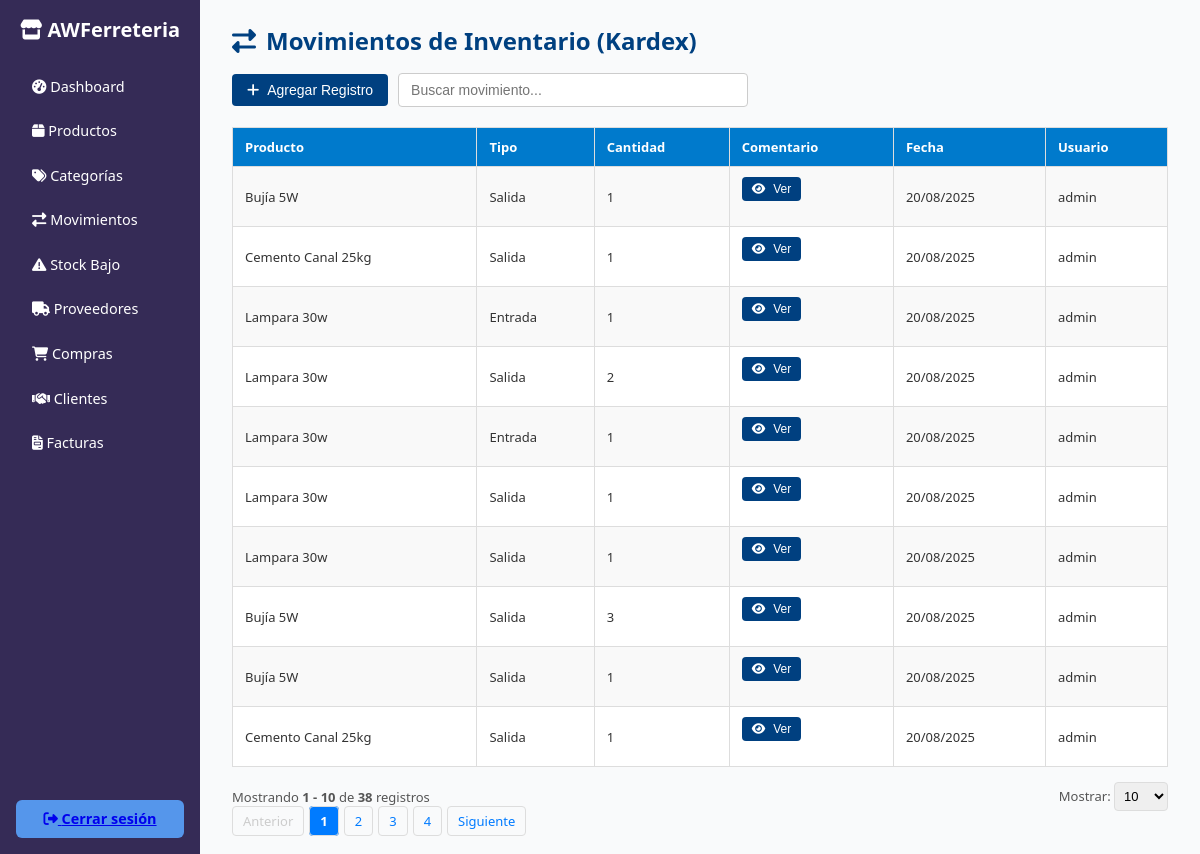
The app's page /inventario/movimientos.php (signed in) with its own data.
### tables this page shows
CREATE TABLE `movimientos` (
  `idmovimiento` int(11) NOT NULL,
  `idproducto` int(11) NOT NULL,
  `tipo` enum('entrada','salida') NOT NULL,
  `cantidad` int(11) NOT NULL,
  `comentario` varchar(255) DEFAULT NULL,
  `fecha` datetime DEFAULT current_timestamp(),
  `idusuario` int(11) DEFAULT NULL,
  `Activo` bit(1) NOT NULL DEFAULT b'1'
);

CREATE TABLE `productos` (
  `idproducto` int(11) NOT NULL,
  `nombre` varchar(150) NOT NULL,
  `idcategoria` int(11) NOT NULL,
  `descripcion` text DEFAULT NULL,
  `stock` int(11) DEFAULT 0,
  `stock_minimo` int(11) DEFAULT 5,
  `precio` decimal(10,2) NOT NULL,
  `activo` bit(1) DEFAULT b'1',
  `usuarioregistra` int(11) DEFAULT NULL,
  `fecharegistro` datetime DEFAULT current_timestamp(),
  `usuarioactualiza` int(11) DEFAULT NULL,
  `fechaactualizacion` datetime DEFAULT NULL
);

CREATE TABLE `usuarios` (
  `idusuario` int(11) NOT NULL,
  `nombrecompleto` varchar(100) NOT NULL,
  `usuario` varchar(50) NOT NULL,
  `contrasena` varchar(255) NOT NULL,
  `correo` varchar(100) DEFAULT NULL,
  `telefono` varchar(20) DEFAULT NULL,
  `idrol` int(11) NOT NULL,
  `activo` bit(1) NOT NULL DEFAULT b'1',
  `usuarioregistra` int(11) NOT NULL,
  `fecharegistro` datetime NOT NULL DEFAULT current_timestamp(),
  `usuarioactualiza` int(11) DEFAULT NULL,
  `fechaactualizacion` datetime DEFAULT NULL ON UPDATE current_timestamp()
);

### inventario/movimientos.php (the view, shortened to what this page needs)
<?php
$conn = getConnection();
$movimientos = [];
$totalRegistros = 0;
$pagina = isset($_GET['pagina']) ? (int)$_GET['pagina'] : 1;
$porPagina = isset($_GET['por_pagina']) ? (int)$_GET['por_pagina'] : 10;
$offset = ($pagina - 1) * $porPagina;
try {
    $sqlCount = "SELECT COUNT(*) as total FROM movimientos m
                 INNER JOIN productos p ON m.idproducto = p.idproducto
                 INNER JOIN usuarios u ON m.idusuario = u.idusuario";
    $stmtCount = $conn->query($sqlCount);
    $totalRegistros = $stmtCount->fetch_assoc()['total'];
    $totalPaginas = ceil($totalRegistros / $porPagina);
} catch (Exception $e) {
    $totalRegistros = 0;
    $totalPaginas = 1;
}
try {
    $sql = "SELECT m.idmovimiento, p.nombre AS producto, m.tipo, m.cantidad, m.comentario, m.fecha, u.usuario
            FROM movimientos m
            INNER JOIN productos p ON m.idproducto = p.idproducto
            INNER JOIN usuarios u ON m.idusuario = u.idusuario
            ORDER BY m.fecha DESC
            LIMIT ? OFFSET ?";
    $stmt = $conn->prepare($sql);
    $stmt->bind_param("ii", $porPagina, $offset);
    $stmt->execute();
    $result = $stmt->get_result();
    $movimientos = $result->fetch_all(MYSQLI_ASSOC);
} catch (Exception $e) {
    echo "Error al cargar movimientos: " . $e->getMessage();
}
?>
<!DOCTYPE html>
<html lang="es">
<head>
    <link rel="stylesheet" href="https://cdnjs.cloudflare.com/ajax/libs/font-awesome/6.4.0/css/all.min.css">
</head>
<body>
    <div class="container">
        <?php include('../includes/sidebar_inventario.php'); ?>
        <main class="main-content">
            <h3><i class="fas fa-exchange-alt"></i> Movimientos de Inventario (Kardex)</h3>
            <div style="display: flex; gap: 10px; align-items: center; margin: 10px 0 20px 0; flex-wrap: wrap;">
                <button class="btn" id="openModal" style="margin-bottom:0;"><i class="fas fa-plus"></i> Agregar Registro</button>
                <input type="text" id="busquedaMovimiento" class="form-control" placeholder="Buscar movimiento..." style="max-width:350px;width:100%;padding:8px 12px;border:1px solid #ccc;border-radius:4px;font-size:14px;">
            </div>
            <table id="tablaMovimientos">
                <thead>
                    <tr>
                        <th>Producto</th>
                        <th>Tipo</th>
                        <th>Cantidad</th>
                        <th>Comentario</th>
                        <th>Fecha</th>
                        <th>Usuario</th>
                    </tr>
                </thead>
                <tbody id="tbodyMovimientos">
                <?php if (!empty($movimientos)) : ?>
                    <?php foreach ($movimientos as $mov) : ?>
                    <tr>
                        <td><?= htmlspecialchars($mov['producto']) ?></td>
                        <td><?= ucfirst($mov['tipo']) ?></td>
                        <td><?= $mov['cantidad'] ?></td>
                        <td>
                            <button type="button" class="btn" style="padding: 5px 10px; font-size: 12px;"
                                    onclick="verComentario('<?= addslashes(htmlspecialchars($mov['comentario'])) ?>')">
                                <i class="fas fa-eye"></i> Ver
                            </button>
                        </td>
                        <td><?= date('d/m/Y', strtotime($mov['fecha'])) ?></td>
                        <td><?= $mov['usuario'] ?></td>
                    </tr>
                    <?php endforeach; ?>
                <?php else : ?>
                    <tr><td colspan="7">No hay movimientos registrados.</td></tr>
                <?php endif; ?>
                </tbody>
            </table>
            <?php if ($totalRegistros > 0): ?>
            <div class="pagination-container">
                <div>
                    Mostrando <strong><?= min($offset + 1, $totalRegistros) ?> - <?= min($offset + $porPagina, $totalRegistros) ?></strong>
                    de <strong><?= $totalRegistros ?></strong> registros
                </div>
                <div>
                    <label for="por_pagina">Mostrar: </label>
                    <select id="por_pagina" class="per-page-select" onchange="cambiarPorPagina(this.value)">
                        <option value="10" <?= $porPagina == 10 ? 'selected' : '' ?>>10</option>
                    </select>
                </div>
            </div>
            <ul class="pagination">
                <li><a href="?pagina=<?= max(1, $pagina - 1) ?>&por_pagina=<?= $porPagina ?>" class="<?= $pagina <= 1 ? 'disabled' : '' ?>">Anterior</a></li>
                <?php for ($i = 1; $i <= $totalPaginas; $i++): ?>
                    <li><a href="?pagina=<?= $i ?>&por_pagina=<?= $porPagina ?>" class="<?= $i == $pagina ? 'current' : '' ?>"><?= $i ?></a></li>
                <?php endfor; ?>
                <li><a href="?pagina=<?= min($totalPaginas, $pagina + 1) ?>&por_pagina=<?= $porPagina ?>" class="<?= $pagina >= $totalPaginas ? 'disabled' : '' ?>">Siguiente</a></li>
            </ul>
            <?php endif; ?>
        </main>
    </div>
</body>
</html>

### inventario/movimientos.php (style rules this page uses)
* { box-sizing: border-box; margin: 0; padding: 0; }
body, html { height: 100%; font-family: 'Segoe UI', Tahoma, Geneva, Verdana, sans-serif; background-color: #f4f6f85c; color: #333; }
.container { display: flex; height: 100vh; }
.main-content { flex: 1; padding: 1rem 1.5rem; margin: 0.5rem; overflow-y: auto; font-size: 14px; }
.main-content h3 { color: #004080; margin-bottom: 1rem; font-size: 1.5rem; display: flex; align-items: center; }
.main-content h3 i { margin-right: 10px; }
.btn { display: inline-flex; align-items: center; justify-content: center; background-color: #004080; color: white; padding: 8px 15px; text-decoration: none; border-radius: 4px; font-size: 14px; margin-bottom: 15px; border: none; cursor: pointer; transition: background-color 0.3s; }
.btn i { margin-right: 8px; }
table { width: 100%; border-collapse: collapse; background-color: #fff; font-size: 13px; }
th, td { padding: 10px 12px; border: 1px solid #ddd; text-align: left; }
th { background-color: #007acc; color: white; font-weight: 600; }
tr:nth-child(even) { background-color: #f9f9f9; }
.pagination-container { display: flex; justify-content: space-between; align-items: center; margin-top: 15px; font-size: 13px; color: #555; }
.pagination { display: flex; list-style: none; margin: 0; padding: 0; gap: 5px; }
.pagination a, .pagination span { padding: 5px 10px; border: 1px solid #ddd; border-radius: 4px; text-decoration: none; color: #007bff; font-size: 13px; }
.pagination .current { background-color: #007bff; color: white; font-weight: bold; }
.pagination .disabled { color: #ccc; cursor: not-allowed; }
.per-page-select { padding: 5px; border: 1px solid #ddd; border-radius: 4px; font-size: 13px; }

### records on screen
movimientos: idproducto.nombre "Bujía 5W", tipo "Salida", cantidad "1", fecha "20/08/2025", idusuario.usuario "admin"
movimientos: idproducto.nombre "Cemento Canal 25kg", tipo "Salida", cantidad "1", fecha "20/08/2025", idusuario.usuario "admin"
movimientos: idproducto.nombre "Lampara 30w", tipo "Entrada", cantidad "1", fecha "20/08/2025", idusuario.usuario "admin"
movimientos: idproducto.nombre "Lampara 30w", tipo "Salida", cantidad "2", fecha "20/08/2025", idusuario.usuario "admin"
movimientos: idproducto.nombre "Lampara 30w", tipo "Entrada", cantidad "1", fecha "20/08/2025", idusuario.usuario "admin"
movimientos: idproducto.nombre "Lampara 30w", tipo "Salida", cantidad "1", fecha "20/08/2025", idusuario.usuario "admin"
movimientos: idproducto.nombre "Lampara 30w", tipo "Salida", cantidad "1", fecha "20/08/2025", idusuario.usuario "admin"
movimientos: idproducto.nombre "Bujía 5W", tipo "Salida", cantidad "3", fecha "20/08/2025", idusuario.usuario "admin"
movimientos: idproducto.nombre "Bujía 5W", tipo "Salida", cantidad "1", fecha "20/08/2025", idusuario.usuario "admin"
movimientos: idproducto.nombre "Cemento Canal 25kg", tipo "Salida", cantidad "1", fecha "20/08/2025", idusuario.usuario "admin"

### other values on screen
min($offset + 1, $totalRegistros) "1"
min($offset + $porPagina, $totalRegistros) "10"
$totalRegistros "38"
